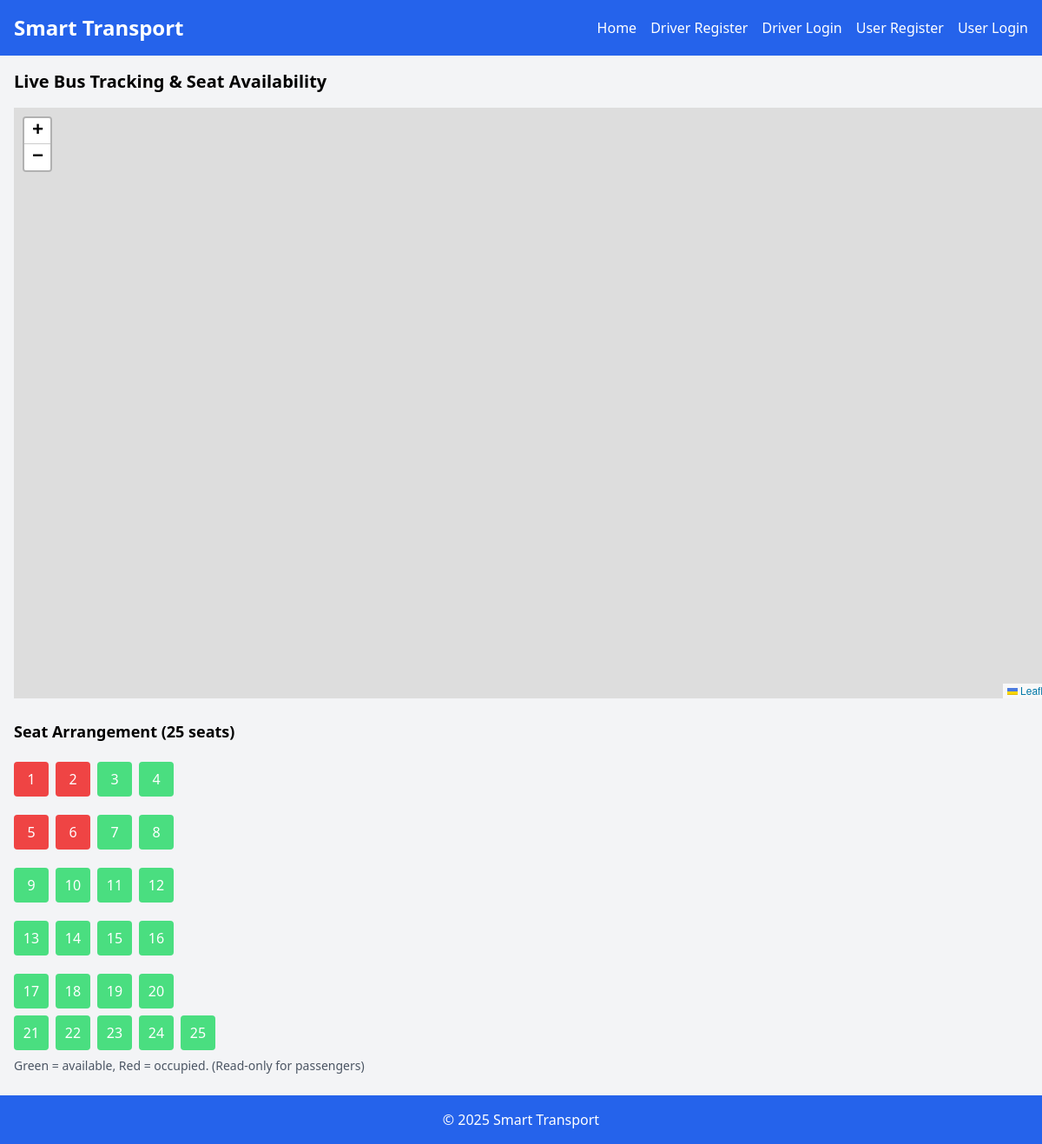
Screenshot of /track/2/ with the database file from the repository.
### core/models.py (models this page shows, shortened)
class Bus(models.Model):
    number_plate = models.CharField(max_length=50)
    total_seats = models.PositiveIntegerField(default=25)
    driver = models.ForeignKey(Driver, on_delete=models.CASCADE, related_name='buses')

class Seat(models.Model):
    bus = models.ForeignKey(Bus, on_delete=models.CASCADE, related_name='seats')
    seat_number = models.PositiveIntegerField()
    is_available = models.BooleanField(default=True)

### core/views.py (the view)
# urls.py: path('track/<int:bus_id>/', views.track_bus, name='track_bus'),
def track_bus(request, bus_id):
    from .models import Bus
    bus = Bus.objects.filter(id=bus_id).first()
    seats = list(bus.seats.order_by('seat_number').all()) if bus else []
    last_row_start = bus.total_seats - 5 if bus and bus.total_seats >= 5 else 0
    seat_grid_columns = []
    for idx, seat in enumerate(seats):
        if idx < last_row_start:
            seat_grid_columns.append((seat, (idx % 4) + 1))
        else:
            seat_grid_columns.append((seat, idx - last_row_start + 1))
    return render(request, 'user/tracking.html', {
        'bus_id': bus_id,
        'bus': bus,
        'seats': seats,
        'last_row_start': last_row_start,
        'seat_grid_columns': seat_grid_columns,
    })

### core/templates/user/tracking.html (shortened to what this page needs)
{% extends 'base.html' %}
{% block content %}
    <h2 class="text-xl font-semibold mb-4">Live Bus Tracking & Seat Availability</h2>
    <div id="mainContent">
        <div id="map"></div>
    </div>
    <div class="mt-6">
        <h3 class="text-lg font-semibold mb-2">Seat Arrangement ({{ bus.total_seats }} seats)</h3>
        <div id="seatGrid" class="grid gap-2" style="grid-template-columns: repeat(5, 40px); max-width: 220px;">
            {% for seat, col in seat_grid_columns %}
                {% if forloop.counter0|divisibleby:4 and forloop.counter0 < last_row_start %}
                    <div style="grid-column: 1 / span 5; height: 5px;"></div>
                {% endif %}
                <button class="seat-btn {% if seat.is_available %}bg-green-400{% else %}bg-red-500{% endif %} text-white rounded w-10 h-10 focus:outline-none cursor-default"
                    data-seat-id="{{ seat.id }}"
                    style="grid-column: {{ col }};"
                    disabled
                    title="Seat {{ seat.seat_number }} - {% if seat.is_available %}Available{% else %}Occupied{% endif %}"
                    >{{ seat.seat_number }}</button>
            {% endfor %}
        </div>
        <div class="text-sm text-gray-600 mt-2">Green = available, Red = occupied. (Read-only for passengers)</div>
    </div>
    <link rel="stylesheet" href="https://unpkg.com/leaflet/dist/leaflet.css" />
{% endblock %}

### core/templates/user/tracking.html (style rules this page uses)
html, body { height: 100%; margin: 0; padding: 0; }
#mainContent { height: calc(100vh - 120px); min-height: 400px; width: 100vw; margin: 0; padding: 0; }
#map { width: 100%; height: 100%; min-height: 400px; }

### rows the page displays
Bus: total_seats "25"
Seat: seat_number "1"
Seat: seat_number "2"
Seat: seat_number "3"
Seat: seat_number "4"
Seat: seat_number "5"
Seat: seat_number "6"
Seat: seat_number "7"
Seat: seat_number "8"
Seat: seat_number "9"
Seat: seat_number "10"
Seat: seat_number "11"
Seat: seat_number "12"
Seat: seat_number "13"
Seat: seat_number "14"
Seat: seat_number "15"
Seat: seat_number "16"
Seat: seat_number "17"
Seat: seat_number "18"
Seat: seat_number "19"
Seat: seat_number "20"
Seat: seat_number "21"
Seat: seat_number "22"
Seat: seat_number "23"
Seat: seat_number "24"
Seat: seat_number "25"
